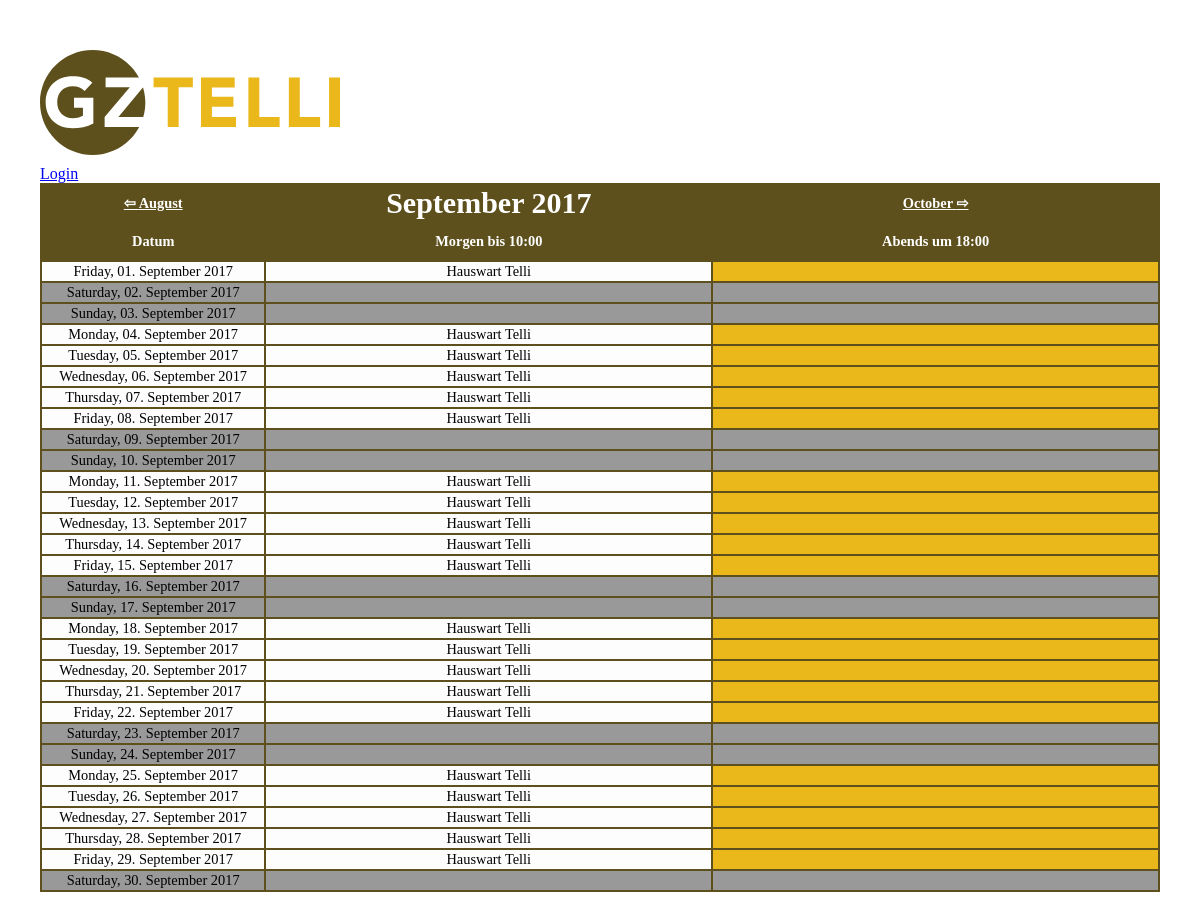
Page /index.php?monat=9&jahr=2017 on the earlier database version.
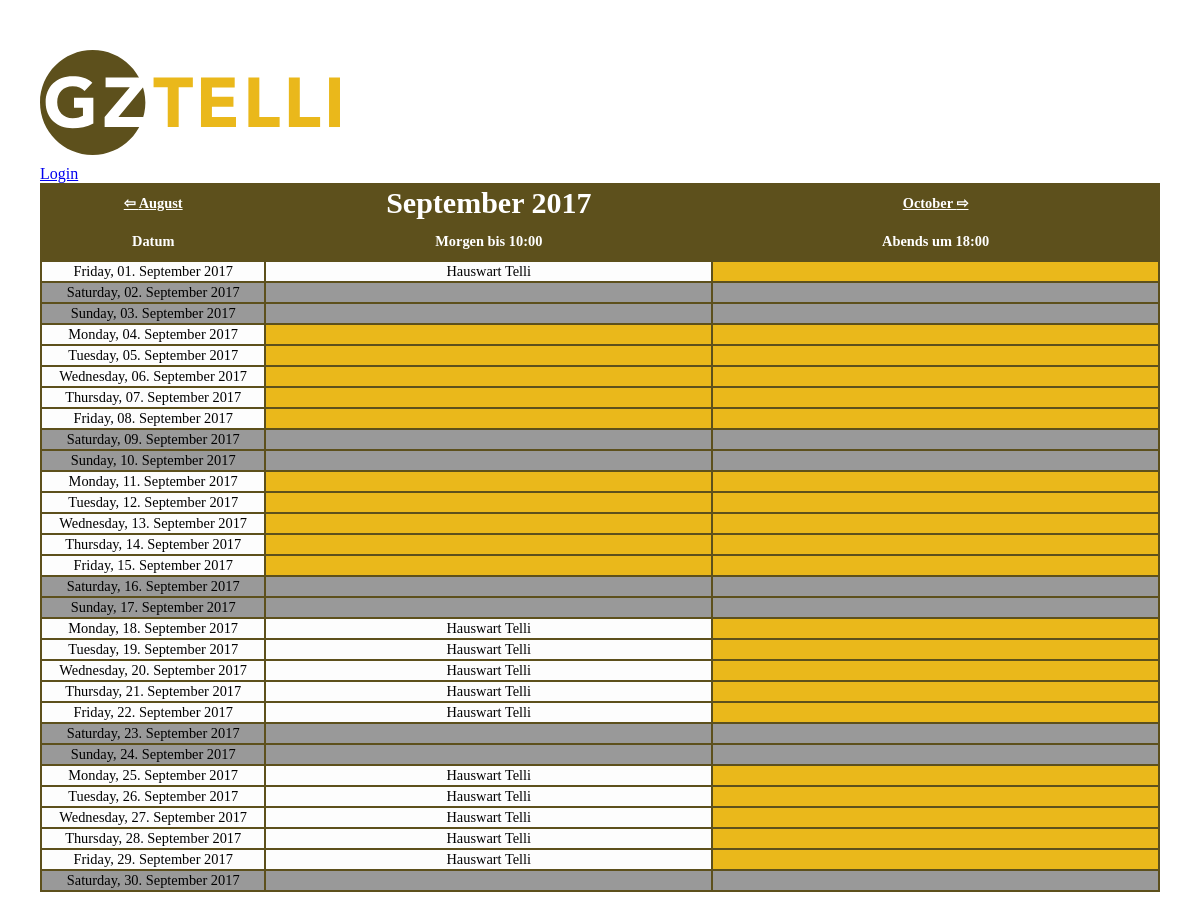
Same page on the later database version.
### tables this page shows
CREATE TABLE IF NOT EXISTS `basketball` (
  `id` SMALLINT NOT NULL AUTO_INCREMENT,
  `datum` DATE NOT NULL UNIQUE,
  `morgen` text NOT NULL,
  `abends` text NOT NULL,
  PRIMARY KEY (id)
);

### dbcontroller.php (called while the page is built, shortened)
<?php
class DBController {
	private $host = "marcland.mysql.db.internal";
	private $user = "marcland_telli";
	private $password = "qayxswedc$";
	private $database = "marcland_telli";
	private $conn;
	function __construct() {
		$this->conn = $this->connectDB();
	}
	function connectDB() {
		$conn = mysqli_connect($this->host,$this->user,$this->password,$this->database);
		return $conn;
	}
	function runQuery($query) {
		$result = mysqli_query($this->conn,$query);
		while($row=mysqli_fetch_assoc($result)) {
			$resultset[] = $row;
		}
		if(!empty($resultset))
			return $resultset;
	}
}
?>

### index.php (the view, shortened to what this page needs)
<?php
require_once("dbcontroller.php");
$db_handle = new DBController();
$sql = "SELECT * from basketball";
$faq = $db_handle->runQuery($sql);
if(isset($_GET["monat"]))
$monat = $_GET["monat"];
else $monat=date(m);
if(isset($_GET["jahr"]))
$jahr = $_GET["jahr"];
else $jahr=date(Y);
?>
<html>
    <head>
          <link rel="stylesheet" type="text/css" href="./small-style.css" target="_blank">
    </head>
    <body>
<div style="margin-top: 10px; margin-bottom: 10px;> <a title="Home" href="https://gztelli.ch"><img src="./gztelli.svg" alt="GZ Telli" width=300> </a> </div>
<?php
if(!isset($_SESSION['user']))
       {
          echo "<a href='login.php'> Login</a> ";
       }
else
{
          echo "<a href='logout.php'> Logout</a> ";
}
?>
	   <table class="tbl-qa">
		  <thead>
                          <tr> <th><a style="color:white" href="index.php<?php if ($monat==1) echo "?monat=12&jahr=".($jahr-1).'"';
                                                           else echo "?monat=".($monat-1)."&jahr=".$jahr.'"'; ?>>
                                   ⇦ <?php $dateObj   = DateTime::createFromFormat('!m', $monat-1); echo $dateObj->format('F'); ?></a></th>
                               <th style="font-size: 30px; color: white;"><?php $dateObj   = DateTime::createFromFormat('!m', $monat); echo $dateObj->format('F'); echo " $jahr" ?></th>
                               <th><a style="color:white" href="index.php<?php if ($monat>11) echo "?monat=1&jahr=".($jahr+1).'"';
                                                           else echo "?monat=".($monat+1)."&jahr=".$jahr.'"'; ?>>
                                     <?php $dateObj   = DateTime::createFromFormat('!m', $monat+1); echo $dateObj->format('F'); ?> ⇨</a></th>
                          </tr>
			  <tr>
				<th class="table-header" style="color: white;" width="20%">Datum</th>
				<th class="table-header" style="color: white;" width="40%">Morgen bis 10:00</th>
				<th class="table-header" style="color: white;" width="40%">Abends um 18:00</th>
			  </tr>
		  </thead>
		  <tbody>
		<?php
		  foreach($faq as $k=>$v)
                  {
                    $frei=false;
                    if ($faq[$k]["datum"]>sprintf("%04d-%02d-%02d", $jahr, $monat, "0"))
                    {
                      if ($faq[$k]["datum"]<sprintf("%04d-%02d-%02d", $jahr, $monat, "32"))
                      {
		?>
			  <tr class="table-row">
                                   <?php
                                         if (strftime("%A", strtotime($faq[$k]["datum"]))==strftime("%A", strtotime("2017-08-26"))) $frei=true;
                                         if (strftime("%A", strtotime($faq[$k]["datum"]))==strftime("%A", strtotime("2017-08-27"))) $frei=true; ?>
				<td <?php if($frei) echo "style=\"background-color:#999;\"";  ?>
                                  <?php if ($faq[$k]["datum"]==date("Y-m-d")) echo "style=\"background-color:#0FF;\"";  ?> >
                                    <?php echo strftime("%A, %d. %B %Y", strtotime($faq[$k]["datum"])); ?>
                                </td>
<?php
 if (isset($_SESSION['user']))
                    {
 ?>
				<td contenteditable="true"
                                  <?php if ((!$frei)&&($faq[$k]["morgen"] == "")) echo "style=\"background-color:#eab81b;\""?>
                                  <?php if ($frei) echo "style=\"background-color:#999;\"";  ?>
                                  <?php if ($faq[$k]["datum"]==date("Y-m-d")) echo "style=\"background-color:#0FF;\""?>
                                  onBlur="saveToDatabase(this,'morgen','<?php echo $faq[$k]["id"]; ?>')"
                                  onClick="showEdit(this);">
                                    <?php if (!$frei) echo $faq[$k]["morgen"]; ?>
                                </td>
				<td contenteditable="true"
                                  <?php if ((!$frei)&&($faq[$k]["abends"] == "")) echo "style=\"background-color:#eab81b;\""?>
                                  <?php if ($frei) echo "style=\"background-color:#999;\"";  ?>
                                  <?php if ($faq[$k]["datum"]==date("Y-m-d")) echo "style=\"background-color:#0FF;\""?>
                                  onBlur="saveToDatabase(this,'abends','<?php echo $faq[$k]["id"]; ?>')" onClick="showEdit(this);">
                                    <?php if (!$frei) echo $faq[$k]["abends"]; ?>
                                </td>
			  </tr>
 <?php
                     }
 else
                     {
   ?>
				<td
                                  <?php if ((!$frei)&&($faq[$k]["morgen"] == "")) echo "style=\"background-color:#eab81b;\""?>
                                  <?php if ($frei) echo "style=\"background-color:#999;\"";  ?>
                                  <?php if ($faq[$k]["datum"]==date("Y-m-d")) echo "style=\"background-color:#0FF;\""?> >
                                    <?php if (!$frei) echo $faq[$k]["morgen"]; ?>
                                </td>
				<td
                                  <?php if ((!$frei)&&($faq[$k]["abends"] == "")) echo "style=\"background-color:#eab81b;\""?>
                                  <?php if ($frei) echo "style=\"background-color:#999;\"";  ?>
                                  <?php if ($faq[$k]["datum"]==date("Y-m-d")) echo "style=\"background-color:#0FF;\""?> >
                                </td>
			  </tr>
 <?php
		      }
                    }
                 }
              }
   ?>
		  </tbody>
		</table>
    </body>
</html>

### small-style.css (style rules this page uses)
body { padding: 40px; margin: auto; }
.tbl-qa { width: 100%; font-size:0.9em; color: black; background-color: #5d501c; text-align:center; }
.tbl-qa th.table-header { padding: 5px; text-align: left; padding:10px; text-align:center; }
.tbl-qa .table-row td { padding:1px; background-color: #FDFDFD; }

Differences in the rows shown:
changed basketball "Monday, 04. September 2017": morgen "Hauswart Telli" → (not shown)
changed basketball "Tuesday, 05. September 2017": morgen "Hauswart Telli" → (not shown)
changed basketball "Wednesday, 06. September 2017": morgen "Hauswart Telli" → (not shown)
changed basketball "Thursday, 07. September 2017": morgen "Hauswart Telli" → (not shown)
changed basketball "Friday, 08. September 2017": morgen "Hauswart Telli" → (not shown)
changed basketball "Monday, 11. September 2017": morgen "Hauswart Telli" → (not shown)
changed basketball "Tuesday, 12. September 2017": morgen "Hauswart Telli" → (not shown)
changed basketball "Wednesday, 13. September 2017": morgen "Hauswart Telli" → (not shown)
changed basketball "Thursday, 14. September 2017": morgen "Hauswart Telli" → (not shown)
changed basketball "Friday, 15. September 2017": morgen "Hauswart Telli" → (not shown)
